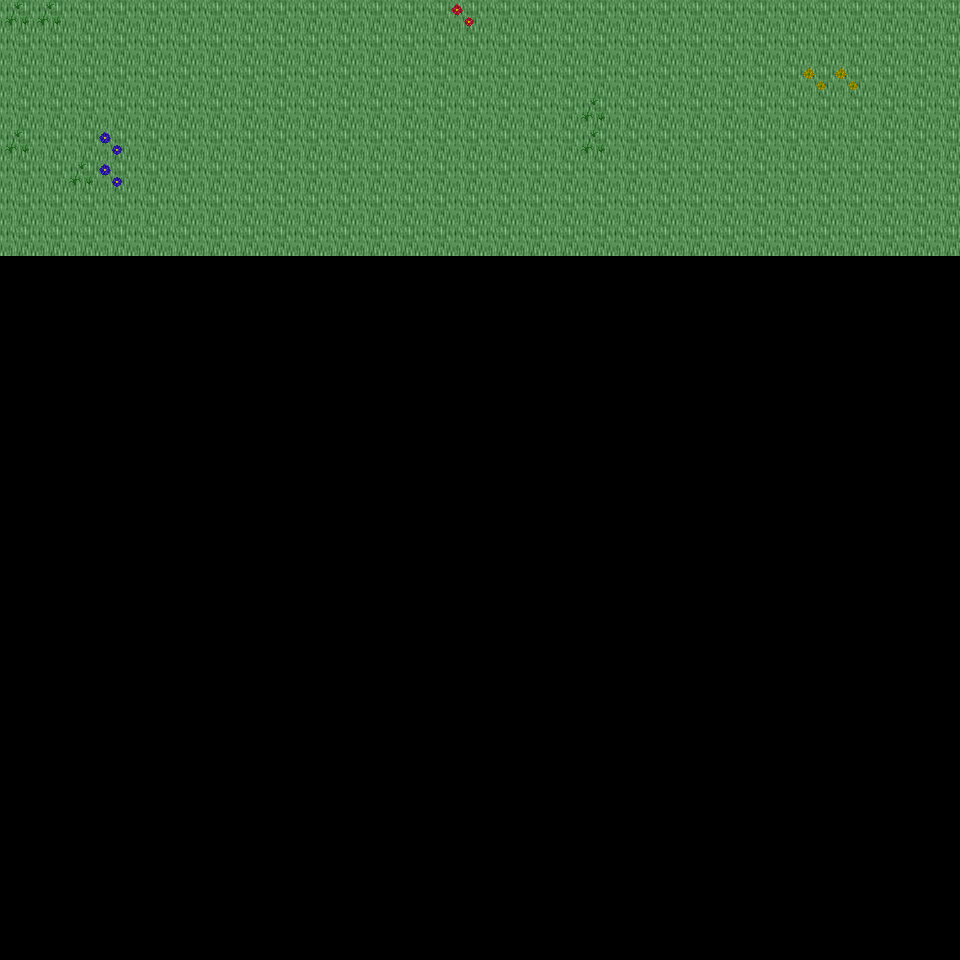

A 2D game scene composited from a Tiled map and its tileset images. What follows is a short description and the map's XML, with each tile layer's data collapsed to a summary:
An orthogonal 30x30 tile map with 32x32 px tiles, 6 tile layers (Ground, Object, Object2, Above, ...), 16 tilesets and 3 objects (3x mapExit).

<map version="1.0" orientation="orthogonal" renderorder="right-down" width="30" height="30" tilewidth="32" tileheight="32" nextobjectid="4">
  <tileset firstgid="1" name="tileset_ground_ground" tilewidth="32" tileheight="32" tilecount="33" columns="3">
    <image source="../drawable/tileset_ground_ground.png" width="96" height="352" />
  </tileset>
  <tileset firstgid="34" name="tileset_ground_ridge_earth_dark" tilewidth="32" tileheight="32" tilecount="96" columns="12">
    <image source="../drawable/tileset_ground_ridge_earth_dark.png" width="384" height="256" />
  </tileset>
  <tileset firstgid="130" name="tileset_ground_earth_edges" tilewidth="32" tileheight="32" tilecount="18" columns="6">
    <image source="../drawable/tileset_ground_earth_edges.png" width="192" height="96" />
  </tileset>
  <tileset firstgid="148" name="tileset_ground_rock_pebbles" tilewidth="32" tileheight="32" tilecount="3" columns="1">
    <image source="../drawable/tileset_ground_rock_pebbles.png" width="32" height="96" />
  </tileset>
  <tileset firstgid="151" name="tileset_plant_grasses" tilewidth="32" tileheight="32" tilecount="6" columns="3">
    <image source="../drawable/tileset_plant_grasses.png" width="96" height="64" />
  </tileset>
  <tileset firstgid="157" name="tileset_plant_flower_daisy_white" tilewidth="32" tileheight="32" tilecount="8" columns="2">
    <image source="../drawable/tileset_plant_flower_daisy_white.png" width="64" height="128" />
  </tileset>
  <tileset firstgid="165" name="tileset_plant_flower_daisy_blue" tilewidth="32" tileheight="32" tilecount="8" columns="2">
    <image source="../drawable/tileset_plant_flower_daisy_blue.png" width="64" height="128" />
  </tileset>
  <tileset firstgid="173" name="tileset_plant_flower_daisy_red" tilewidth="32" tileheight="32" tilecount="8" columns="2">
    <image source="../drawable/tileset_plant_flower_daisy_red.png" width="64" height="128" />
  </tileset>
  <tileset firstgid="181" name="tileset_plant_flower_daisy_yellow" tilewidth="32" tileheight="32" tilecount="8" columns="2">
    <image source="../drawable/tileset_plant_flower_daisy_yellow.png" width="64" height="128" />
  </tileset>
  <tileset firstgid="189" name="tileset_plant_tree_tree_green" tilewidth="32" tileheight="32" tilecount="80" columns="8">
    <image source="../drawable/tileset_plant_tree_tree_green.png" width="256" height="352" />
  </tileset>
  <tileset firstgid="269" name="tileset_logic_portal" tilewidth="32" tileheight="32" tilecount="24" columns="8">
    <image source="../drawable/tileset_logic_portal.png" width="256" height="96" />
  </tileset>
  <tileset firstgid="293" name="tileset_logic_collision" tilewidth="32" tileheight="32" tilecount="1" columns="1">
    <image source="../drawable/tileset_logic_collision.png" width="32" height="32" />
  </tileset>
  <tileset firstgid="294" name="tileset_furniture_chair_bench_wooden" tilewidth="32" tileheight="32" tilecount="8" columns="2">
    <image source="../drawable/tileset_furniture_chair_bench_wooden.png" width="64" height="128" />
  </tileset>
  <tileset firstgid="302" name="tileset_plant_stump_int_small_stump_2" tilewidth="32" tileheight="32" tilecount="1" columns="1">
    <image source="../drawable/tileset_plant_stump_int_small_stump_2.png" width="32" height="32" />
  </tileset>
  <tileset firstgid="303" name="tileset_object_well_hoist" tilewidth="32" tileheight="32" tilecount="9" columns="3">
    <image source="../drawable/tileset_object_well_hoist.png" width="96" height="96" />
  </tileset>
  <tileset firstgid="312" name="tileset_logic_creature_mutant" tilewidth="32" tileheight="32" tilecount="7" columns="7">
    <image source="../drawable/tileset_logic_creature_mutant.png" width="224" height="32" />
  </tileset>
  <layer name="Ground" width="30" height="30">
    <data>[900 cells, 240 non-empty, 1 distinct tile ids]</data>
  </layer>
  <layer name="Object" width="30" height="30">
    <data>[900 cells, 11 non-empty, 4 distinct tile ids]</data>
  </layer>
  <layer name="Object2" width="30" height="30">
    <data>[900 cells, 0 non-empty, 0 distinct tile ids]</data>
  </layer>
  <layer name="Above" width="30" height="30">
    <data>[900 cells, 0 non-empty, 0 distinct tile ids]</data>
  </layer>
  <layer name="Above2" width="30" height="30">
    <data>[900 cells, 0 non-empty, 0 distinct tile ids]</data>
  </layer>
  <layer name="Walkable" width="30" height="30">
    <data>[900 cells, 0 non-empty, 0 distinct tile ids]</data>
  </layer>
  <objectgroup name="MapEvents">
    <object id="1" name="north" type="mapExit" x="0" y="0" width="960" height="32">
      <properties>
        <property name="map" value="level_0_x88_y45" />
        <property name="x" value="0" />
        <property name="y" value="28" />
      </properties>
    </object>
    <object id="2" name="west" type="mapExit" x="0" y="0" width="32" height="960">
      <properties>
        <property name="map" value="level_0_x87_y46" />
        <property name="x" value="28" />
        <property name="y" value="0" />
      </properties>
    </object>
    <object id="3" name="east" type="mapExit" x="928" y="0" width="32" height="960">
      <properties>
        <property name="map" value="level_0_x89_y46" />
        <property name="x" value="1" />
        <property name="y" value="0" />
      </properties>
    </object>
  </objectgroup>
</map>
